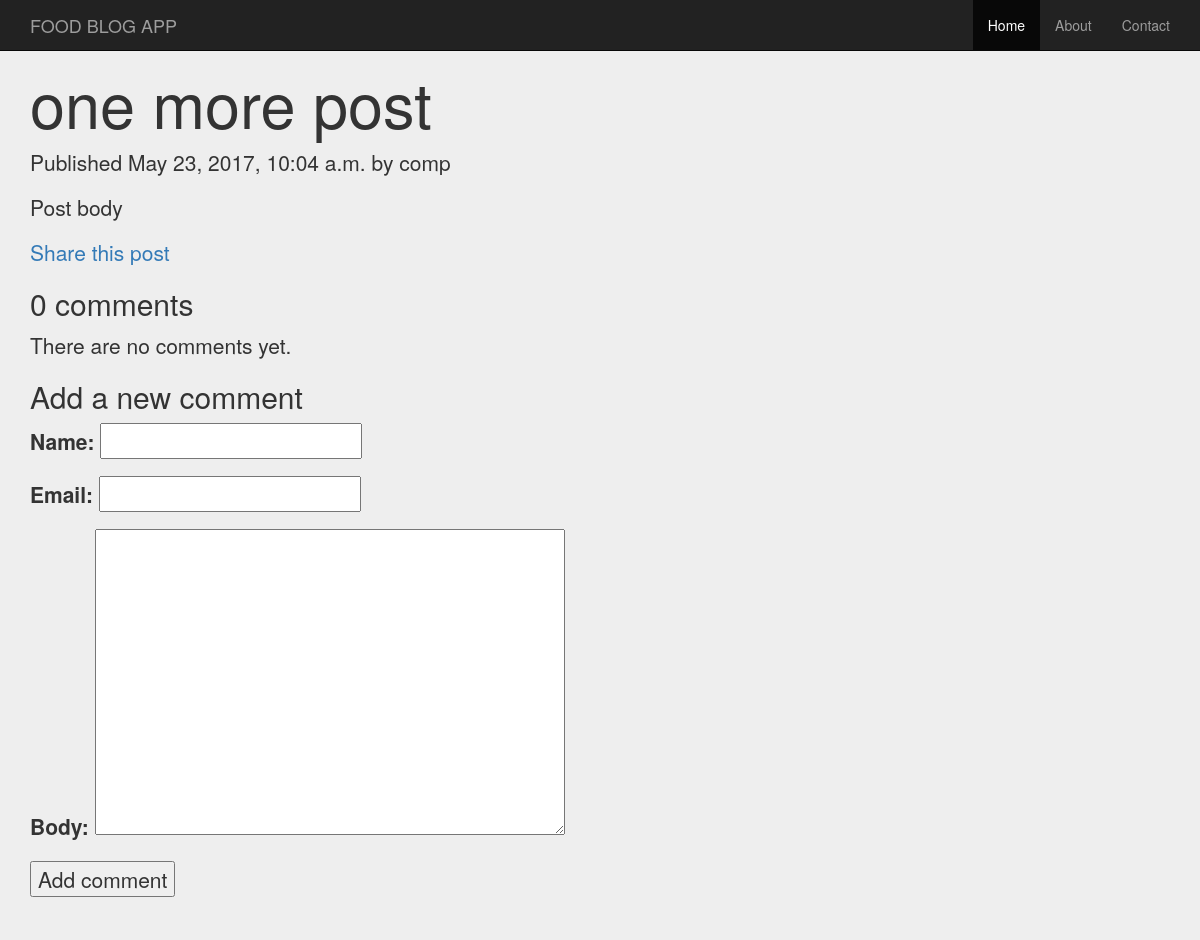
Screenshot of /foodblog/2017/05/23/one-more-slug/ with the database file from the repository.
### foodblog/models.py (models this page shows, shortened)
class Post(models.Model):
    STATUS_CHOICES = (
    ('draft', 'Draft'),
    ('published', 'Published'),
    )
    title = models.CharField(max_length=250)
    slug = models.SlugField(max_length=250, unique_for_date='publish')
    author = models.ForeignKey(User, related_name='foodblog_posts')
    body = models.TextField()
    publish = models.DateTimeField(default=timezone.now)
    created = models.DateTimeField(auto_now_add=True)
    updated = models.DateTimeField(auto_now=True)
    status = models.CharField(max_length=10,
    choices=STATUS_CHOICES,
    default='draft')
    class Meta:
        ordering = ('-publish',)

### foodblog/views.py (the view)
def post_detail(request,year,month,day,post):
	post=get_object_or_404(Post,slug=post,
		status='published',
		publish__year=year,
		publish__month=month,
		publish__day=day)
	comments=post.comments.filter(active=True)
	if request.method == 'POST':
		comment_form=CommentForm(data=request.POST)
		if comment_form.is_valid():
			new_comment=comment_form.save(commit=False)
			new_comment.post=post
			new_comment.save()
	else:
		comment_form=CommentForm()
	return render(request,'foodblog/post/detail.html',
		{'post':post,
		'comments':comments,
		'comment_form':comment_form})

### foodblog/forms.py
class CommentForm(forms.ModelForm):
	class Meta:
		model=Comment
		fields=('name','email','body')

### foodblog/templates/foodblog/post/detail.html (shortened to what this page needs)
{% extends "foodblog/base.html" %}
{% block content %}
	<h1>{{ post.title }}</h1>
	<p class="date">
		Published {{ post.publish }} by {{ post.author }}
	</p>
	{{ post.body|linebreaks }}
	<p>
		<a href="{% url 'foodblog:post_share' post.id %}">
				Share this post
		</a>
	</p>
{% with comments.count as total_comments %}
	<h2>
		{{total_comments}} comment{{total_comments|pluralize}}
	</h2>
{% endwith %}
{% for comment in comments %}
	<div class= "comment">
		<p class="info">
			Comment{{forloop.counter}} by {{comment.name}}{{comment.created}}
		</p>
		{{comment.body|linebreaks}}
	</div>
	{% empty %}
	<p>There are no comments yet.</p>
{% endfor %}
{% if new_comment %}
	<h2>Your comment has been added.</h2>
{% else %}
	<h2>Add a new comment</h2>
	<form action="."method="post">
		{{comment_form.as_p}}
		<p><input type="submit" value="Add comment"></p>
	</form>
{% endif %}
{% endblock %}

### rows the page displays
Post: title "one more post", publish "May 23, 2017, 10:04 a.m.", author "comp", body "Post body"

### other values shown
{{ total_comments }} "0"
